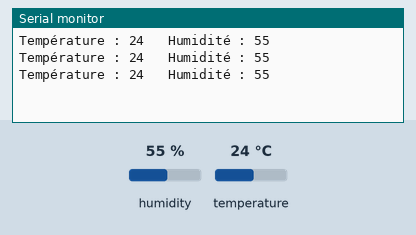
The sketch below on a simulated Arduino Uno, built with avr-gcc and run on an emulated ATmega328P. Shown: the last lines printed to the serial monitor. The inputs (shaded band) are chosen by the test bench; at power-on: humidity 55 %, temperature 24 °C.

Above: at 2.8 s.
2.9 s: humidity set to 22 %
At 5.5 s:
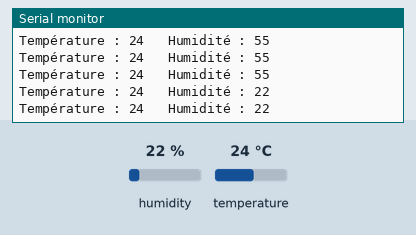
5.6 s: temperature set to 12 °C
At 7.4 s:
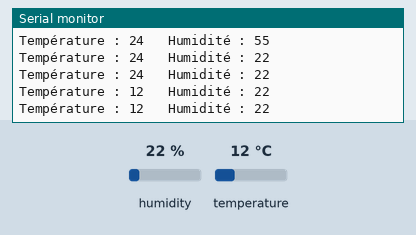
8.3 s: humidity set to 40 %
At 9.8 s:
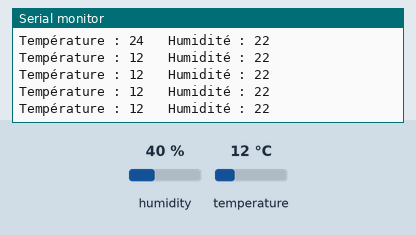
Timing chart, 0 to 11.3 s (numbered marks = the images above; inputs shaded):
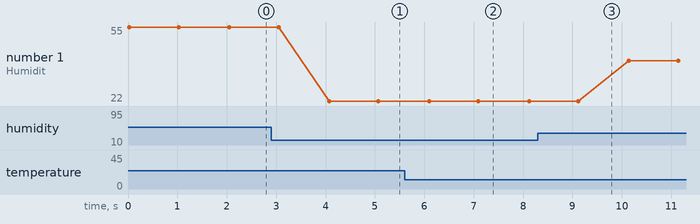

The sketch:

Thermo_1.ino
```cpp
#include <DHT.h>


int Hum;
int Temp;

DHT dht_5_DHT11(5,DHT11);


void setup() {
  Serial.begin(115200);
  dht_5_DHT11.begin();


}

void loop() {
    Hum = (int)(dht_5_DHT11.readHumidity());
    Temp = (int)(dht_5_DHT11.readTemperature());
    Serial.print("Température : ");
     Serial.print(Temp);
    Serial.print("   Humidité : ");
     Serial.println(Hum);
    delay(1000);

}
```

Measured:
- after the input at 2.9 s, the serial monitor: prints a new line after 1.2 s (image 1)
- after the input at 5.6 s, the serial monitor: prints a new line after 0.50 s (image 2)
- plotted number 1: 55 → 22 after the input at 2.9 s, 22 → 40 after the input at 8.3 s
